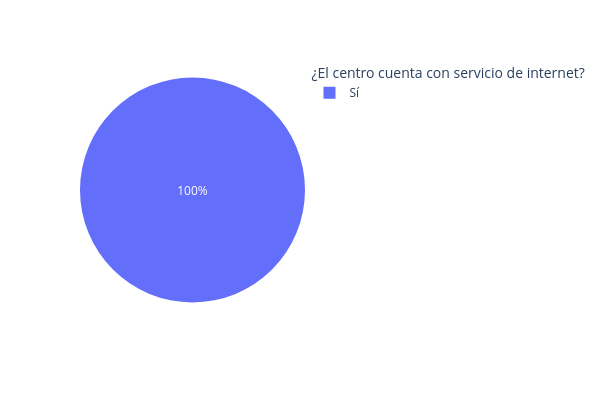

Notebook code cell kept with this figure:
### Code cell
fig = px.pie(servicios_df, names = servicios_df["internet"].value_counts().index, values = servicios_df["internet"].value_counts())

fig.update_layout(
    {
        "height" : 400,
        "width" : 600,
        "legend_title_text" : "¿El centro cuenta con servicio de internet?"
    }
)

### Figure 1 — Plotly figure (JSON) as saved in the notebook; plotly's stock layout.template omitted (floating-point values rounded to 4 significant figures)
{"data": [{"domain": {"x": [0, 1], "y": [0, 1]}, "hovertemplate": "label=%{label}<br>value=%{value}<extra></extra>", "labels": ["Sí"], "legendgroup": "", "name": "", "showlegend": true, "type": "pie", "values": [12]}], "layout": {"height": 400, "legend": {"title": {"text": "¿El centro cuenta con servicio de internet?"}, "tracegroupgap": 0}, "margin": {"t": 60}, "width": 600}}
